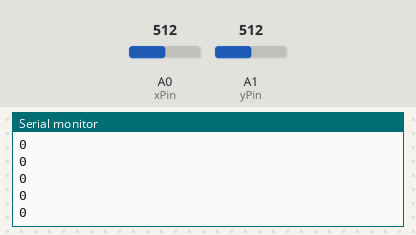
Simulated run of this sketch. Board: Arduino Uno, built with avr-gcc and run on an emulated ATmega328P. Parts: the last lines printed to the serial monitor. Inputs (shaded band) come from the test bench; at power-on: A0 (xPin) = 512, A1 (yPin) = 512.

Above: at 1.3 s.
1.4 s: A0 (xPin) set to 716
At 1.9 s:
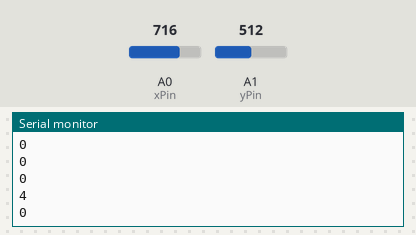
2.9 s: A1 (yPin) set to 306
At 3.4 s:
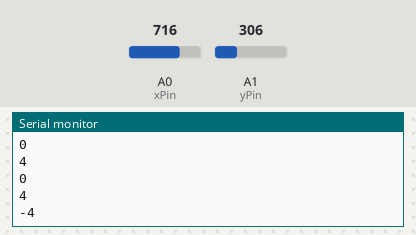
4.4 s: A0 (xPin) set to 900
At 4.9 s:
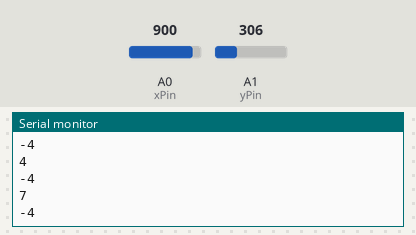
5.9 s: A1 (yPin) set to 122
At 6.4 s:
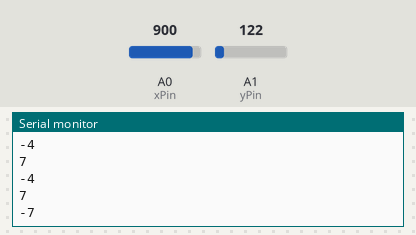
Timing chart, 0 to 8.4 s (numbered marks = the images above; inputs shaded):
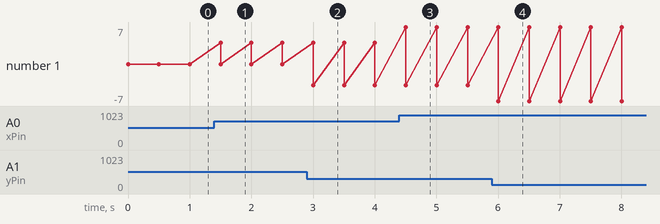

Measured:
- after the input at 1.4 s, the serial monitor: prints a new line after 0.10 s (image 1)
- after the input at 2.9 s, the serial monitor: prints a new line after 0.10 s (image 2)
- after the input at 4.4 s, the serial monitor: prints a new line after 0.10 s (image 3)
- after the input at 5.9 s, the serial monitor: prints a new line after 0.11 s (image 4)
- plotted number 1: 0 → -4 after the input at 2.9 s, -4 → -7 after the input at 5.9 s

The sketch:

joystick.ino
```cpp
const int switchPin = 2; // digital pin connected to switch output
const int xPin = 0; // analog pin connected to X output
const int yPin = 1; // analog pin connected to Y output
int led = 9;

void setup() {
  pinMode(switchPin, INPUT);
  pinMode(led, INPUT);
  digitalWrite(switchPin, HIGH);
  Serial.begin(250000);
}

void loop() {
  int xPos = map(analogRead(xPin), 0, 1023, -9, 10);
  Serial.print(xPos);
  Serial.print("\n");
 int yPos = map(analogRead(yPin), 0, 1023, -9, 10);
 Serial.print(yPos);
  Serial.print("\n");
  delay(500);

  if (xPos > 0){
    digitalWrite(led, HIGH);
    }
  else{
    digitalWrite(led, LOW);
    }

}
```
